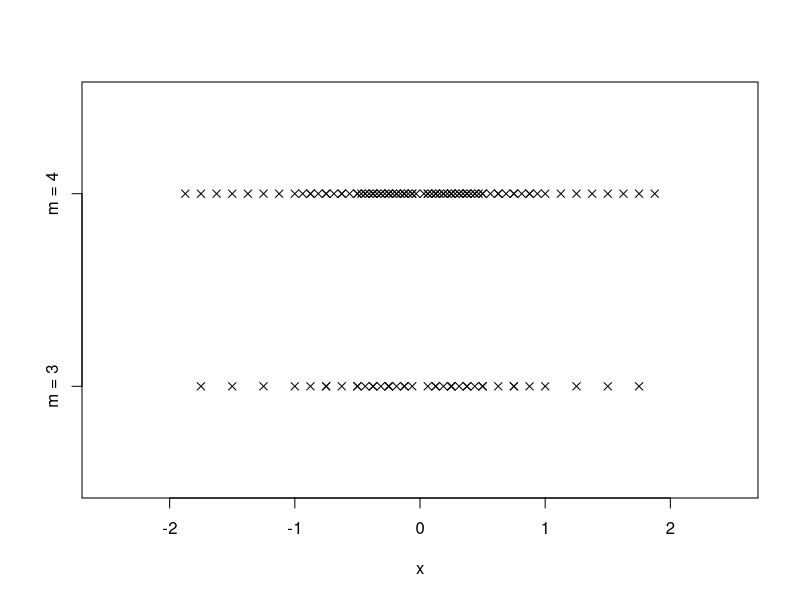

This figure's R source:
library(knitr)

#Distance

e = -1:1
x = list()
k = 1
for(j in 3:4) {
  x[[k]] = NA
  u = expand.grid(rep(list(0:1), length = j))
  for(i in 1:length(e)) {
    for(ii in 1:nrow(u)) {
      tx = 2^e[i] * sum(u[ii, ] * 2^(1:j * -1))
      x[[k]] = c(x[[k]], tx, -1 * tx)
    }
  }
  x[[k]] = x[[k]][x[[k]] != 0]
  k = k + 1
}

plot(x[[1]], rep(1, length(x[[1]])), ylim = c(0.5, 2.5), xlim = c(-2.5, 2.5),
     axes = FALSE, xlab = "x", ylab = "", pch = 4)
axis(2, at = c(1, 2), labels = c("m = 3", "m = 4"))
points(x[[2]], rep(2, length(x[[2]])), pch = 4)
axis(1)
box()